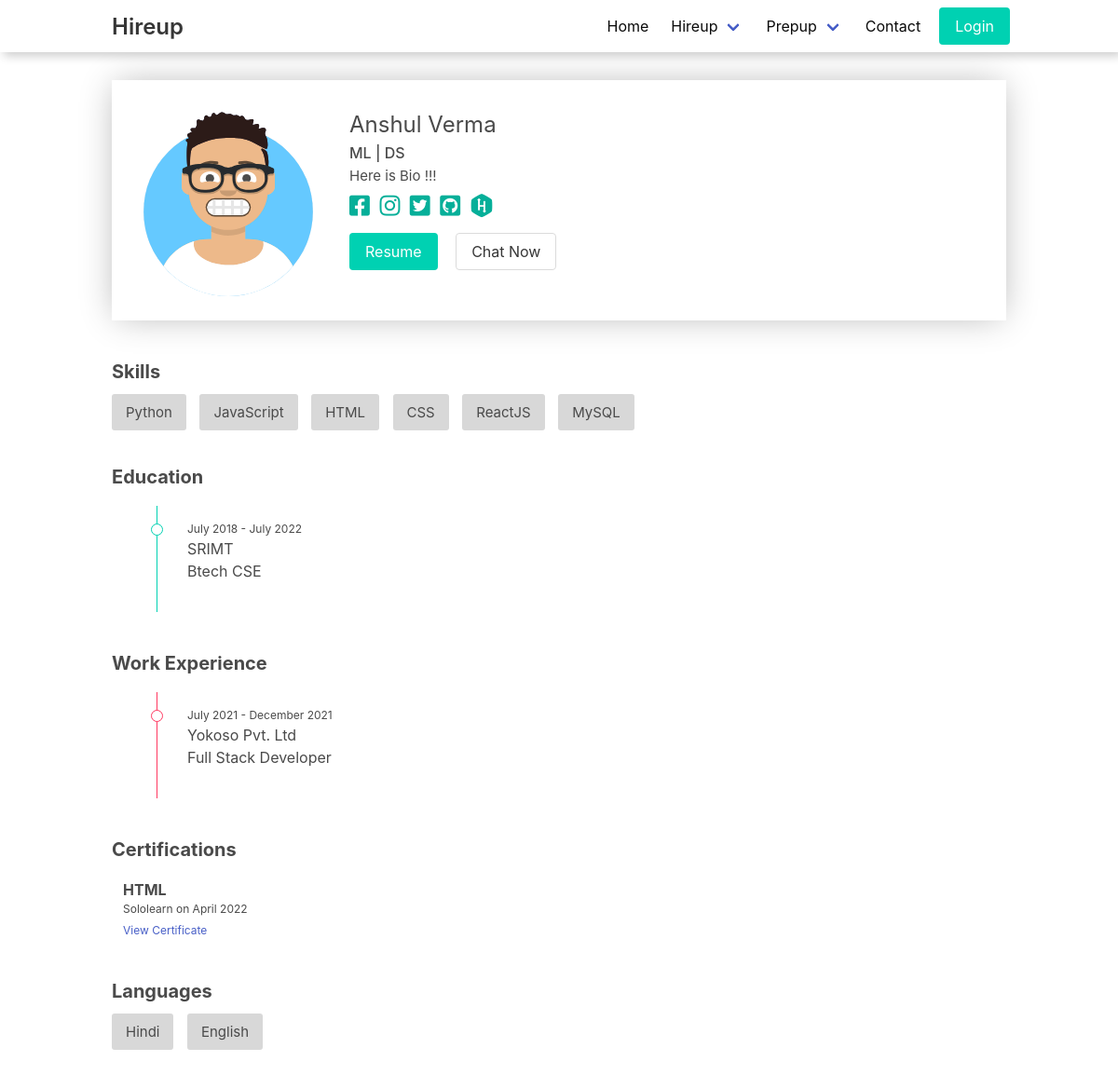
/profile/user1@yopmail.com, run on the app's committed database.
### HireApp/models.py (models this page shows, shortened)
class UserProfile(models.Model):
    fb = models.CharField(max_length=100)
    lkd = models.CharField(max_length=100)
    git = models.CharField(max_length=100)
    hacker = models.CharField(max_length=100)
    bio = models.TextField(max_length=200)
    phone = models.CharField(max_length=100, null=True, blank=True)
    resume = models.FileField(upload_to="resume", max_length=210, null=True)
    portfolio = models.CharField(max_length=210, null=True)
    profile = models.CharField(max_length=210, null=True)
    username = models.OneToOneField(User, on_delete=models.CASCADE)
    def __str__(self):
        return str(self.username)

class Education(models.Model):
    name = models.CharField(max_length=100, null=True)
    start_year = models.CharField(max_length=100, null=True)
    end_year = models.CharField(max_length=100, null=True)
    degree = models.CharField(max_length=20, null=True)
    username = models.ForeignKey(User, on_delete=models.CASCADE, null=True)

class Experience(models.Model):
    organisation = models.CharField(max_length=100, null=True)
    start_year = models.CharField(max_length=20, null=True)
    end_year = models.CharField(max_length=20, null=True)
    designation = models.CharField(max_length=100, null=True)
    username = models.ForeignKey(User, on_delete=models.CASCADE, null=True)

class Certification(models.Model):
    name = models.CharField(max_length=100)
    organisation = models.CharField(max_length=10)
    issue_date = models.CharField(max_length=30)
    url = models.CharField(max_length=100)
    username = models.ForeignKey(User, on_delete=models.CASCADE, null=True)

### UserApp/views.py (the view)
# urls.py: path('profile/', userprofile, name="userprofile"),
def profile(request, user):
    user = get_object_or_404(User, email=user)
    print(user)
    user_profile = UserProfile.objects.filter(username=user).filter()
    print(user_profile)
    if user_profile.exists():
        user_profile = user_profile.first()
        user_profile.first_name = user.first_name
        user_profile.last_name = user.last_name
        if Skill.objects.filter(
                username=user).exists():
            user_profile.tech_stack = eval(Skill.objects.filter(
                username=user).first().name)
        user_profile.education = Education.objects.filter(
            username=user).order_by('start_year')
        user_profile.experience = Experience.objects.filter(
            username=user).order_by('start_year')
        user_profile.certification = Certification.objects.filter(
            username=user).order_by('issue_date')
        user_profile.resume = "https://shift-agreements.s3.ap-south-1.amazonaws.com/" + \
            str(user_profile.resume)
        return render(request, 'users/profile.html', {"data": user_profile, 'user': user})

### templates/users/profile.html (shortened to what this page needs)
{% extends "layout.html" %} {% load static %} {% block css %}
<link rel="stylesheet" href="{% static 'css/job.css' %}" />
<link rel="stylesheet" href="{% static 'css/userprofile.css' %}" />
{% endblock %} {% block body %}
<div class="user__profile container">
  <div class="profile__header">
    <div>
      <img src="{% static 'images/profile/download.svg' %}" />
    </div>
    <div>
      <p>
        <span style="font-size: x-large">
        {{data.first_name}}&nbsp;{{data.last_name}}&nbsp;&nbsp;<span class="icon has-text-primary">
        </span>
      </p>
      <p class="headline">{{data.profile}}</p>
      <p class="bio">
        {{data.bio}}
      </p>
      <div class="social__icons">
        <span><a
          href="{{data.fb}}"
          style="text-decoration: none;color: inherit;" ><i class="fab fa-facebook-square" aria-hidden="true"></i></a></span>
        <span><a
          href="{{data.lkd}}"
          style="text-decoration: none;color: inherit;" ><i class="fab fa-instagram" aria-hidden="true"></i></a></span>
        <span><a
          href="{{data.fb}}"
          style="text-decoration: none;color: inherit;" ><i class="fab fa-twitter-square" aria-hidden="true"></i></a></span>
        <span><a
          href="{{data.git}}"
          style="text-decoration: none;color: inherit;" ><i class="fab fa-github-square" aria-hidden="true"></i></a></span>
        <span><a
          href="{{data.hacker}}"
          style="text-decoration: none;color: inherit;" ><i class="fab fa-hackerrank"></i></a></span>
      </div>
      <div class="connect__btn">
        <a href="{{data.resume}}" class="button is-primary" target="blank">Resume</a>
        <a href="" class="button is-primary-outline has-text-color-primary"
          onclick="ChatNow()">Chat Now</a
        >
      </div>
    </div>
  </div>
    <div class="profile__body">
        <div class="profile__div">
            <h2 class="mt-5 mb-4 is-size-5"><b>Skills</b></h2>
            {% for tech in data.tech_stack %}
            <span class="skill">{{tech}}</span>
            {% endfor %}
        </div>
        <div class="profile__div">
            <h2 class="mt-5 mb-4 is-size-5"><b>Education</b>&nbsp;&nbsp;
                <span class="icon has-text-primary">
                </span>
            </h2>
            <ul class="timeline">
                {% for education in data.education %}
                <li class="timeline-item is-primary">
                    <div class="timeline-tag"></div>
                    <div class="timeline-content">
                        <p class="is-size-7">{{education.start_year}} - {{education.end_year}} &nbsp;
                        </p>
                        <p>{{education.name}}</p>
                        <p class="is-size-6">{{education.degree}}</p>
                    </div>
                </li>
                {% endfor %}
            </ul>
        </div>
        <div class="profile__div">
            <h2 class="mt-5 mb-4 is-size-5"><b>Work Experience</b>
            </h2>
            <ul class="timeline">
                {% for experience in data.experience %}
                <li class="timeline-item is-danger">
                    <div class="timeline-tag"></div>
                    <div class="timeline-content">
                        <p class="is-size-7">{{experience.start_year}} - {{experience.end_year}} &nbsp;
                        </p>
                        <p>{{experience.organisation}}</p>
                        <p class="is-size-6">{{experience.designation}}</p>
                    </div>
                </li>
                {% endfor %}
            </ul>
        </div>
        <div class="profile__div">
            <h2 class="mt-5 mb-4 is-size-5"><b>Certifications</b>&nbsp;&nbsp;
            </h2>
            {% for certification in data.certification %}
            <div class="mb-3 ml-3 certficate">
                <div class="timeline-content">
                    <p class="is-size-6"><b>{{certification.name}}</b> &nbsp;
                    </p>
                    <p class="is-size-7">{{certification.organisation}} on {{certification.issue_date}}</p>
                    <a href="http://" class="is-size-7">View Certificate</a>
                </div>
            </div>
            {% endfor %}
        </div>
        <div class="profile__div">
            <h2 class="mt-5 mb-4 is-size-5"><b>Languages</b></h2>
            <span class="skill">Hindi</span>
            <span class="skill">English</span>
        </div>
    </div>
    {% endblock %} {% block script %} {% endblock %}

### static/css/job.css (style rules this page uses)
ul { margin-top: 10px; }
li, ol { list-style-type: none; margin: 0 10px; }
.skill { font-size: 15px; margin: 0 10px 0 0; padding: 10px 15px; background: rgb(216, 216, 216); border-radius: 3px; }

### static/css/userprofile.css (style rules this page uses)
.user__profile { margin: 30px auto; }
.profile__header { display: flex; box-shadow: 0px 0px 36px -5px rgba(0, 0, 0, 0.3); padding: 20px 25px; }
.profile__header div:nth-child(2) { width: 60%; margin-top: 10px; padding: 0 30px; }
.social__icons span { font-size: 25px; margin: 8px 6px 8px 0px; color: rgb(6, 175, 153); }
.headline { font-size: 16px; font-weight: 500; }
.bio { font-size: 15px; margin: 2px 0px; }
img { margin: 0; padding: 0; width: 200px; height: auto; }
.connect__btn { margin: 10px 0px; }
.connect__btn a { margin: 0 15px 0 0; }
.profile__div { margin: 40px 0px; }
.timeline ul, .timeline li { margin: 0; }
.timeline .timeline-item { display: flex; display: -ms-flexbox; display: -webkit-flex; position: relative; border-left: 0.1rem solid #b5b5b5; margin-left: 3em; padding-bottom: 2em; }
.timeline .timeline-item::before { background: white; border: 0.1em solid #b5b5b5; border-radius: 100%; content: ""; display: block; height: 0.8rem; left: -0.45em; position: absolute; top: 1.2rem; width: 0.8rem; }
.timeline .timeline-item .timeline-tag { position: absolute; width: 0.8em; left: -0.4em; height: 0.8em; top: 1.2em; }
.timeline .timeline-item .timeline-content { padding: 1em 0 0 0.5em; padding: 1em 0 0 2em; }
.timeline .timeline-item.is-primary { border-left-color: #00d1b2; }
.timeline .timeline-item.is-primary::before { border-color: #00d1b2 !important; }
.timeline .timeline-item.is-danger { border-left-color: #ff3860; }
.timeline .timeline-item.is-danger::before { border-color: #ff3860 !important; }

### data on the page
UserProfile: first_name "Anshul", last_name "Verma", profile "ML | DS", bio "Here is Bio !!!"
Education: start_year "July 2018", end_year "July 2022", name "SRIMT", degree "Btech CSE"
Experience: start_year "July 2021", end_year "December 2021", organisation "Yokoso Pvt. Ltd", designation "Full Stack Developer"
Certification: name "HTML", organisation "Sololearn", issue_date "April 2022"

### other printed values
{{ tech }} "Python" "JavaScript" "HTML" "CSS" "ReactJS" "MySQL"
